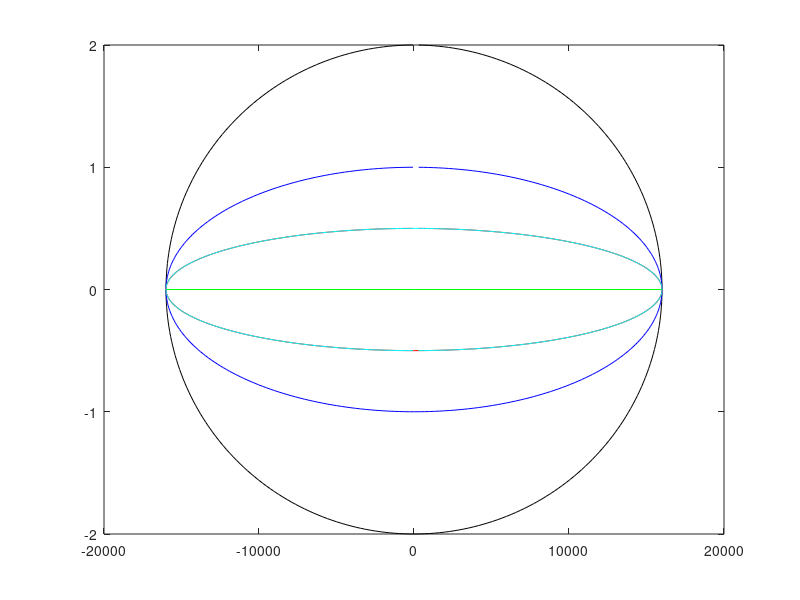

MATLAB code to generate this figure: (Note: this script raises an error after producing the figure.)
%%%%%%%%% Trajetorias de ondas longas e curtas %%%%%%%%%

%%%% Ondas Longas %%%%
%%% Declaracao de Variaveis %%%


L=1000;
K=1/L;
H=8;
N0=2;
x=1;
t=1:1:2*pi/0.02;
w=0.02;

z0=0;
z4=-4;
z6=-6;
z8=-8;
z10=-10;


%% Equacoes %%
for i=1:length(t)
X(i)=-(N0/K*H)*sin((K*x)-(w*t(i)));

Z0(i)=((N0/H)*(z0+H))*cos((K*x)-(w*t(i)));
Z4(i)=((N0/H)*(z4+H))*cos((K*x)-(w*t(i)));
Z6(i)=((N0/H)*(z6+H))*cos((K*x)-(w*t(i)));
Z8(i)=((N0/H)*(z8+H))*cos((K*x)-(w*t(i)));
Z10(i)=((N0/H)*(z10+H))*cos((K*x)-(w*t(i)));
end

plot(X,Z0,'k',X,Z4,'b',X,Z6,'r',X,Z8,'g',X,Z10,'c')
subplot
title('Trajetoria da particula em agua rasa (Onda longa)')
xlabel('Eixo X')
ylabel('Eixo Z')
legend('Z0','Z4','Z8','Z10')
